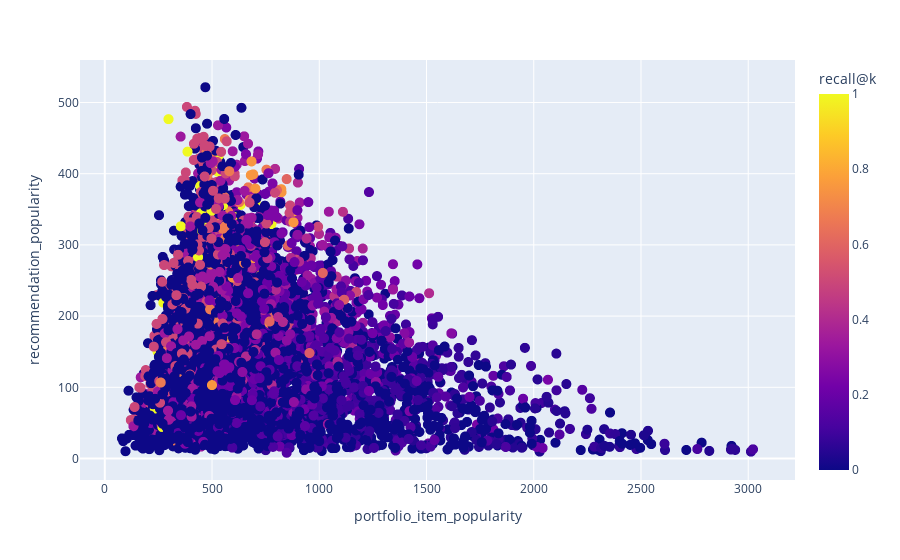

The code cell stored with this chart in its notebook:
### Code cell
fig = px.scatter(results_df, x="portfolio_item_popularity", y="recommendation_popularity", color="recall@k") #symbol
fig.update_traces(marker=dict(size=10))
fig.show()

### Figure 1 — Plotly figure (JSON) as saved in the notebook; plotly's stock layout.template omitted (floating-point values rounded to 4 significant figures; data arrays with more than 128 entries replaced by an {"elided": "..."} marker saying what was removed)
{"data": [{"hovertemplate": "portfolio_item_popularity=%{x}<br>recommendation_popularity=%{y}<br>recall@k=%{marker.color}<extra></extra>", "legendgroup": "", "marker": {"color": {"elided": "5906 float values"}, "coloraxis": "coloraxis", "size": 10, "symbol": "circle"}, "mode": "markers", "name": "", "showlegend": false, "type": "scattergl", "x": {"elided": "5906 float values"}, "xaxis": "x", "y": {"elided": "5906 float values"}, "yaxis": "y"}], "layout": {"coloraxis": {"colorbar": {"title": {"text": "recall@k"}}, "colorscale": [[0, "#0d0887"], [0.1111, "#46039f"], [0.2222, "#7201a8"], [0.3333, "#9c179e"], [0.4444, "#bd3786"], [0.5556, "#d8576b"], [0.6667, "#ed7953"], [0.7778, "#fb9f3a"], [0.8889, "#fdca26"], [1, "#f0f921"]]}, "legend": {"tracegroupgap": 0}, "margin": {"t": 60}, "xaxis": {"anchor": "y", "domain": [0, 1], "title": {"text": "portfolio_item_popularity"}}, "yaxis": {"anchor": "x", "domain": [0, 1], "title": {"text": "recommendation_popularity"}}}}
